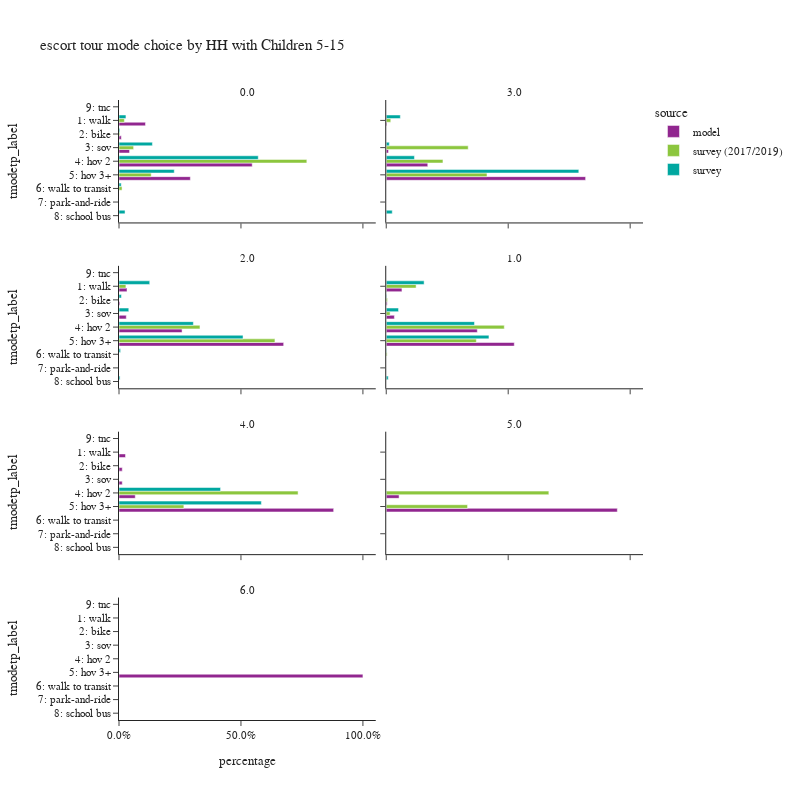

The notebook cell saved with this chart:
### Code cell
plot_mode_choice(es_tour,
                 "hh515",
                 {
                  "tmodetp_label":["1: walk","2: bike","3: sov","4: hov 2","5: hov 3+","6: walk to transit",
                                   "7: park-and-ride","8: school bus","9: other–survey only"]},
                 "HH with Children 5-15",2,800)

### Figure 1 — Plotly figure (JSON) as saved in the notebook; plotly's stock layout.template omitted (floating-point values rounded to 4 significant figures)
{"data": [{"alignmentgroup": "True", "customdata": [[399], [35], [159], [2007], [1075]], "hovertemplate": "source=model<br>hh515=0.0<br>percentage=%{x}<br>tmodetp_label=%{y}<br>sample count=%{customdata[0]}<extra></extra>", "legendgroup": "model", "marker": {"color": "#91268F", "pattern": {"shape": ""}}, "name": "model", "offsetgroup": "model", "orientation": "h", "showlegend": true, "textposition": "auto", "type": "bar", "x": [0.1086, 0.009524, 0.04327, 0.5461, 0.2925], "xaxis": "x7", "y": ["1: walk", "2: bike", "3: sov", "4: hov 2", "5: hov 3+"], "yaxis": "y7"}, {"alignmentgroup": "True", "customdata": [[1], [3], [55], [264]], "hovertemplate": "source=model<br>hh515=3.0<br>percentage=%{x}<br>tmodetp_label=%{y}<br>sample count=%{customdata[0]}<extra></extra>", "legendgroup": "model", "marker": {"color": "#91268F", "pattern": {"shape": ""}}, "name": "model", "offsetgroup": "model", "orientation": "h", "showlegend": false, "textposition": "auto", "type": "bar", "x": [0.003096, 0.009288, 0.1703, 0.8173], "xaxis": "x8", "y": ["1: walk", "3: sov", "4: hov 2", "5: hov 3+"], "yaxis": "y8"}, {"alignmentgroup": "True", "customdata": [[44], [5], [40], [347], [906]], "hovertemplate": "source=model<br>hh515=2.0<br>percentage=%{x}<br>tmodetp_label=%{y}<br>sample count=%{customdata[0]}<extra></extra>", "legendgroup": "model", "marker": {"color": "#91268F", "pattern": {"shape": ""}}, "name": "model", "offsetgroup": "model", "orientation": "h", "showlegend": false, "textposition": "auto", "type": "bar", "x": [0.03279, 0.003726, 0.02981, 0.2586, 0.6751], "xaxis": "x5", "y": ["1: walk", "2: bike", "3: sov", "4: hov 2", "5: hov 3+"], "yaxis": "y5"}, {"alignmentgroup": "True", "customdata": [[133], [8], [69], [771], [1084]], "hovertemplate": "source=model<br>hh515=1.0<br>percentage=%{x}<br>tmodetp_label=%{y}<br>sample count=%{customdata[0]}<extra></extra>", "legendgroup": "model", "marker": {"color": "#91268F", "pattern": {"shape": ""}}, "name": "model", "offsetgroup": "model", "orientation": "h", "showlegend": false, "textposition": "auto", "type": "bar", "x": [0.06441, 0.003874, 0.03341, 0.3734, 0.5249], "xaxis": "x6", "y": ["1: walk", "2: bike", "3: sov", "4: hov 2", "5: hov 3+"], "yaxis": "y6"}, {"alignmentgroup": "True", "customdata": [[2], [1], [1], [5], [66]], "hovertemplate": "source=model<br>hh515=4.0<br>percentage=%{x}<br>tmodetp_label=%{y}<br>sample count=%{customdata[0]}<extra></extra>", "legendgroup": "model", "marker": {"color": "#91268F", "pattern": {"shape": ""}}, "name": "model", "offsetgroup": "model", "orientation": "h", "showlegend": false, "textposition": "auto", "type": "bar", "x": [0.02667, 0.01333, 0.01333, 0.06667, 0.88], "xaxis": "x3", "y": ["1: walk", "2: bike", "3: sov", "4: hov 2", "5: hov 3+"], "yaxis": "y3"}, {"alignmentgroup": "True", "customdata": [[2], [36]], "hovertemplate": "source=model<br>hh515=5.0<br>percentage=%{x}<br>tmodetp_label=%{y}<br>sample count=%{customdata[0]}<extra></extra>", "legendgroup": "model", "marker": {"color": "#91268F", "pattern": {"shape": ""}}, "name": "model", "offsetgroup": "model", "orientation": "h", "showlegend": false, "textposition": "auto", "type": "bar", "x": [0.05263, 0.9474], "xaxis": "x4", "y": ["4: hov 2", "5: hov 3+"], "yaxis": "y4"}, {"alignmentgroup": "True", "customdata": [[34]], "hovertemplate": "source=model<br>hh515=6.0<br>percentage=%{x}<br>tmodetp_label=%{y}<br>sample count=%{customdata[0]}<extra></extra>", "legendgroup": "model", "marker": {"color": "#91268F", "pattern": {"shape": ""}}, "name": "model", "offsetgroup": "model", "orientation": "h", "showlegend": false, "textposition": "auto", "type": "bar", "x": [1.0], "xaxis": "x", "y": ["5: hov 3+"], "yaxis": "y"}, {"alignmentgroup": "True", "customdata": [[39], [5], [22], [172], [84], [7], [1]], "hovertemplate": "source=survey (2017/2019)<br>hh515=0.0<br>percentage=%{x}<br>tmodetp_label=%{y}<br>sample count=%{customdata[0]}<extra></extra>", "legendgroup": "survey (2017/2019)", "marker": {"color": "#8CC63E", "pattern": {"shape": ""}}, "name": "survey (2017/2019)", "offsetgroup": "survey (2017/2019)", "orientation": "h", "showlegend": true, "textposition": "auto", "type": "bar", "x": [0.022, 0.003346, 0.0599, 0.77, 0.132, 0.01251, 0.0001936], "xaxis": "x7", "y": ["1: walk", "2: bike", "3: sov", "4: hov 2", "5: hov 3+", "6: walk to transit", "9: tnc"], "yaxis": "y7"}, {"alignmentgroup": "True", "customdata": [[5], [2], [12], [20]], "hovertemplate": "source=survey (2017/2019)<br>hh515=3.0<br>percentage=%{x}<br>tmodetp_label=%{y}<br>sample count=%{customdata[0]}<extra></extra>", "legendgroup": "survey (2017/2019)", "marker": {"color": "#8CC63E", "pattern": {"shape": ""}}, "name": "survey (2017/2019)", "offsetgroup": "survey (2017/2019)", "orientation": "h", "showlegend": false, "textposition": "auto", "type": "bar", "x": [0.01854, 0.336, 0.2325, 0.413], "xaxis": "x8", "y": ["1: walk", "3: sov", "4: hov 2", "5: hov 3+"], "yaxis": "y8"}, {"alignmentgroup": "True", "customdata": [[19], [2], [66], [89]], "hovertemplate": "source=survey (2017/2019)<br>hh515=2.0<br>percentage=%{x}<br>tmodetp_label=%{y}<br>sample count=%{customdata[0]}<extra></extra>", "legendgroup": "survey (2017/2019)", "marker": {"color": "#8CC63E", "pattern": {"shape": ""}}, "name": "survey (2017/2019)", "offsetgroup": "survey (2017/2019)", "orientation": "h", "showlegend": false, "textposition": "auto", "type": "bar", "x": [0.02832, 0.0004989, 0.3319, 0.6393], "xaxis": "x5", "y": ["1: walk", "3: sov", "4: hov 2", "5: hov 3+"], "yaxis": "y5"}, {"alignmentgroup": "True", "customdata": [[36], [3], [3], [101], [96], [6]], "hovertemplate": "source=survey (2017/2019)<br>hh515=1.0<br>percentage=%{x}<br>tmodetp_label=%{y}<br>sample count=%{customdata[0]}<extra></extra>", "legendgroup": "survey (2017/2019)", "marker": {"color": "#8CC63E", "pattern": {"shape": ""}}, "name": "survey (2017/2019)", "offsetgroup": "survey (2017/2019)", "orientation": "h", "showlegend": false, "textposition": "auto", "type": "bar", "x": [0.1224, 0.005003, 0.01577, 0.4839, 0.3693, 0.003522], "xaxis": "x6", "y": ["1: walk", "2: bike", "3: sov", "4: hov 2", "5: hov 3+", "6: walk to transit"], "yaxis": "y6"}, {"alignmentgroup": "True", "customdata": [[2], [2]], "hovertemplate": "source=survey (2017/2019)<br>hh515=4.0<br>percentage=%{x}<br>tmodetp_label=%{y}<br>sample count=%{customdata[0]}<extra></extra>", "legendgroup": "survey (2017/2019)", "marker": {"color": "#8CC63E", "pattern": {"shape": ""}}, "name": "survey (2017/2019)", "offsetgroup": "survey (2017/2019)", "orientation": "h", "showlegend": false, "textposition": "auto", "type": "bar", "x": [0.7341, 0.2659], "xaxis": "x3", "y": ["4: hov 2", "5: hov 3+"], "yaxis": "y3"}, {"alignmentgroup": "True", "customdata": [[2], [1]], "hovertemplate": "source=survey (2017/2019)<br>hh515=5.0<br>percentage=%{x}<br>tmodetp_label=%{y}<br>sample count=%{customdata[0]}<extra></extra>", "legendgroup": "survey (2017/2019)", "marker": {"color": "#8CC63E", "pattern": {"shape": ""}}, "name": "survey (2017/2019)", "offsetgroup": "survey (2017/2019)", "orientation": "h", "showlegend": false, "textposition": "auto", "type": "bar", "x": [0.6667, 0.3333], "xaxis": "x4", "y": ["4: hov 2", "5: hov 3+"], "yaxis": "y4"}, {"alignmentgroup": "True", "customdata": [[23], [9], [37], [172], [63], [8], [1]], "hovertemplate": "source=survey<br>hh515=0.0<br>percentage=%{x}<br>tmodetp_label=%{y}<br>sample count=%{customdata[0]}<extra></extra>", "legendgroup": "survey", "marker": {"color": "#00A7A0", "pattern": {"shape": ""}}, "name": "survey", "offsetgroup": "survey", "orientation": "h", "showlegend": true, "textposition": "auto", "type": "bar", "x": [0.02845, 0.003444, 0.137, 0.5709, 0.2265, 0.009005, 0.02477], "xaxis": "x7", "y": ["1: walk", "2: bike", "3: sov", "4: hov 2", "5: hov 3+", "6: walk to transit", "8: school bus"], "yaxis": "y7"}, {"alignmentgroup": "True", "customdata": [[3], [1], [6], [27], [1]], "hovertemplate": "source=survey<br>hh515=3.0<br>percentage=%{x}<br>tmodetp_label=%{y}<br>sample count=%{customdata[0]}<extra></extra>", "legendgroup": "survey", "marker": {"color": "#00A7A0", "pattern": {"shape": ""}}, "name": "survey", "offsetgroup": "survey", "orientation": "h", "showlegend": false, "textposition": "auto", "type": "bar", "x": [0.05779, 0.01251, 0.1156, 0.7895, 0.02459], "xaxis": "x8", "y": ["1: walk", "3: sov", "4: hov 2", "5: hov 3+", "8: school bus"], "yaxis": "y8"}, {"alignmentgroup": "True", "customdata": [[28], [1], [4], [51], [102], [3], [3]], "hovertemplate": "source=survey<br>hh515=2.0<br>percentage=%{x}<br>tmodetp_label=%{y}<br>sample count=%{customdata[0]}<extra></extra>", "legendgroup": "survey", "marker": {"color": "#00A7A0", "pattern": {"shape": ""}}, "name": "survey", "offsetgroup": "survey", "orientation": "h", "showlegend": false, "textposition": "auto", "type": "bar", "x": [0.1259, 0.009819, 0.04005, 0.3049, 0.5085, 0.006488, 0.004352], "xaxis": "x5", "y": ["1: walk", "2: bike", "3: sov", "4: hov 2", "5: hov 3+", "6: walk to transit", "8: school bus"], "yaxis": "y5"}, {"alignmentgroup": "True", "customdata": [[33], [4], [8], [77], [64], [2], [1]], "hovertemplate": "source=survey<br>hh515=1.0<br>percentage=%{x}<br>tmodetp_label=%{y}<br>sample count=%{customdata[0]}<extra></extra>", "legendgroup": "survey", "marker": {"color": "#00A7A0", "pattern": {"shape": ""}}, "name": "survey", "offsetgroup": "survey", "orientation": "h", "showlegend": false, "textposition": "auto", "type": "bar", "x": [0.1552, 0.001829, 0.05035, 0.3618, 0.4211, 0.001547, 0.008171], "xaxis": "x6", "y": ["1: walk", "2: bike", "3: sov", "4: hov 2", "5: hov 3+", "6: walk to transit", "8: school bus"], "yaxis": "y6"}, {"alignmentgroup": "True", "customdata": [[4], [10]], "hovertemplate": "source=survey<br>hh515=4.0<br>percentage=%{x}<br>tmodetp_label=%{y}<br>sample count=%{customdata[0]}<extra></extra>", "legendgroup": "survey", "marker": {"color": "#00A7A0", "pattern": {"shape": ""}}, "name": "survey", "offsetgroup": "survey", "orientation": "h", "showlegend": false, "textposition": "auto", "type": "bar", "x": [0.4163, 0.5837], "xaxis": "x3", "y": ["4: hov 2", "5: hov 3+"], "yaxis": "y3"}], "layout": {"annotations": [{"font": {}, "showarrow": false, "text": "6.0", "x": 0.245, "xanchor": "center", "xref": "paper", "y": 0.1975, "yanchor": "bottom", "yref": "paper"}, {"font": {}, "showarrow": false, "text": "4.0", "x": 0.245, "xanchor": "center", "xref": "paper", "y": 0.465, "yanchor": "bottom", "yref": "paper"}, {"font": {}, "showarrow": false, "text": "5.0", "x": 0.755, "xanchor": "center", "xref": "paper", "y": 0.465, "yanchor": "bottom", "yref": "paper"}, {"font": {}, "showarrow": false, "text": "2.0", "x": 0.245, "xanchor": "center", "xref": "paper", "y": 0.7325, "yanchor": "bottom", "yref": "paper"}, {"font": {}, "showarrow": false, "text": "1.0", "x": 0.755, "xanchor": "center", "xref": "paper", "y": 0.7325, "yanchor": "bottom", "yref": "paper"}, {"font": {}, "showarrow": false, "text": "0.0", "x": 0.245, "xanchor": "center", "xref": "paper", "y": 1.0, "yanchor": "bottom", "yref": "paper"}, {"font": {}, "showarrow": false, "text": "3.0", "x": 0.755, "xanchor": "center", "xref": "paper", "y": 1.0, "yanchor": "bottom", "yref": "paper"}], "barmode": "group", "height": 800, "legend": {"title": {"text": "source"}, "tracegroupgap": 0}, "title": {"text": "escort tour mode choice by HH with Children 5-15"}, "width": 800, "xaxis": {"anchor": "y", "domain": [0.0, 0.49], "tickformat": ".1%", "title": {"text": "percentage"}}, "xaxis2": {"anchor": "y2", "domain": [0.51, 1.0], "matches": "x", "tickformat": ".1%", "title": {"text": "percentage"}}, "xaxis3": {"anchor": "y3", "domain": [0.0, 0.49], "matches": "x", "showticklabels": false, "tickformat": ".1%"}, "xaxis4": {"anchor": "y4", "domain": [0.51, 1.0], "matches": "x", "showticklabels": false, "tickformat": ".1%"}, "xaxis5": {"anchor": "y5", "domain": [0.0, 0.49], "matches": "x", "showticklabels": false, "tickformat": ".1%"}, "xaxis6": {"anchor": "y6", "domain": [0.51, 1.0], "matches": "x", "showticklabels": false, "tickformat": ".1%"}, "xaxis7": {"anchor": "y7", "domain": [0.0, 0.49], "matches": "x", "showticklabels": false, "tickformat": ".1%"}, "xaxis8": {"anchor": "y8", "domain": [0.51, 1.0], "matches": "x", "showticklabels": false, "tickformat": ".1%"}, "yaxis": {"anchor": "x", "categoryarray": ["9: other–survey only", "8: school bus", "7: park-and-ride", "6: walk to transit", "5: hov 3+", "4: hov 2", "3: sov", "2: bike", "1: walk"], "categoryorder": "array", "domain": [0.0, 0.1975], "title": {"text": "tmodetp_label"}}, "yaxis2": {"anchor": "x2", "domain": [0.0, 0.1975], "matches": "y", "showticklabels": false}, "yaxis3": {"anchor": "x3", "categoryarray": ["9: other–survey only", "8: school bus", "7: park-and-ride", "6: walk to transit", "5: hov 3+", "4: hov 2", "3: sov", "2: bike", "1: walk"], "categoryorder": "array", "domain": [0.2675, 0.465], "matches": "y", "title": {"text": "tmodetp_label"}}, "yaxis4": {"anchor": "x4", "domain": [0.2675, 0.465], "matches": "y", "showticklabels": false}, "yaxis5": {"anchor": "x5", "categoryarray": ["9: other–survey only", "8: school bus", "7: park-and-ride", "6: walk to transit", "5: hov 3+", "4: hov 2", "3: sov", "2: bike", "1: walk"], "categoryorder": "array", "domain": [0.535, 0.7325], "matches": "y", "title": {"text": "tmodetp_label"}}, "yaxis6": {"anchor": "x6", "domain": [0.535, 0.7325], "matches": "y", "showticklabels": false}, "yaxis7": {"anchor": "x7", "categoryarray": ["9: other–survey only", "8: school bus", "7: park-and-ride", "6: walk to transit", "5: hov 3+", "4: hov 2", "3: sov", "2: bike", "1: walk"], "categoryorder": "array", "domain": [0.8025, 1.0], "matches": "y", "title": {"text": "tmodetp_label"}}, "yaxis8": {"anchor": "x8", "domain": [0.8025, 1.0], "matches": "y", "showticklabels": false}}}
